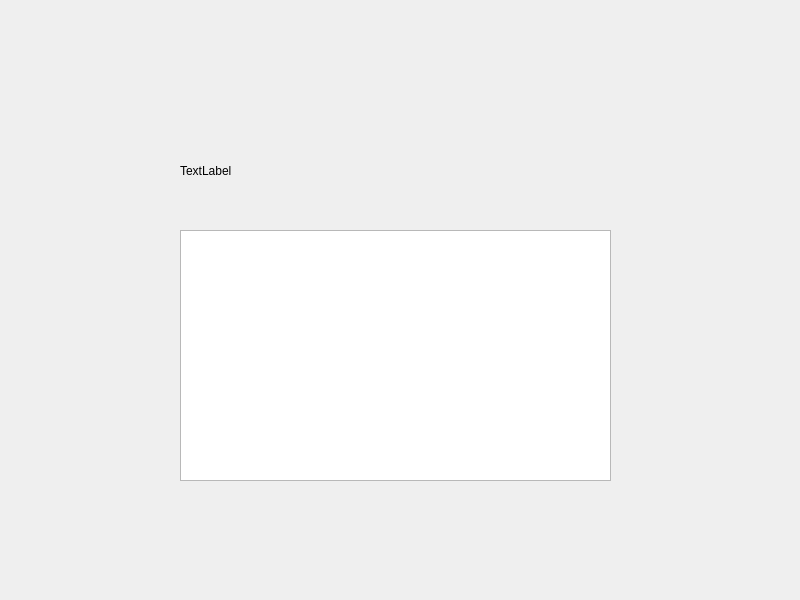
<?xml version="1.0" encoding="UTF-8"?>
<ui version="4.0">
 <class>Widget</class>
 <widget class="QWidget" name="Widget">
  <property name="geometry">
   <rect>
    <x>0</x>
    <y>0</y>
    <width>800</width>
    <height>600</height>
   </rect>
  </property>
  <property name="windowTitle">
   <string>Widget</string>
  </property>
  <widget class="QTextEdit" name="textEdit">
   <property name="geometry">
    <rect>
     <x>180</x>
     <y>230</y>
     <width>431</width>
     <height>251</height>
    </rect>
   </property>
  </widget>
  <widget class="QLabel" name="label">
   <property name="geometry">
    <rect>
     <x>180</x>
     <y>120</y>
     <width>421</width>
     <height>101</height>
    </rect>
   </property>
   <property name="text">
    <string>TextLabel</string>
   </property>
  </widget>
 </widget>
 <resources/>
 <connections/>
</ui>
